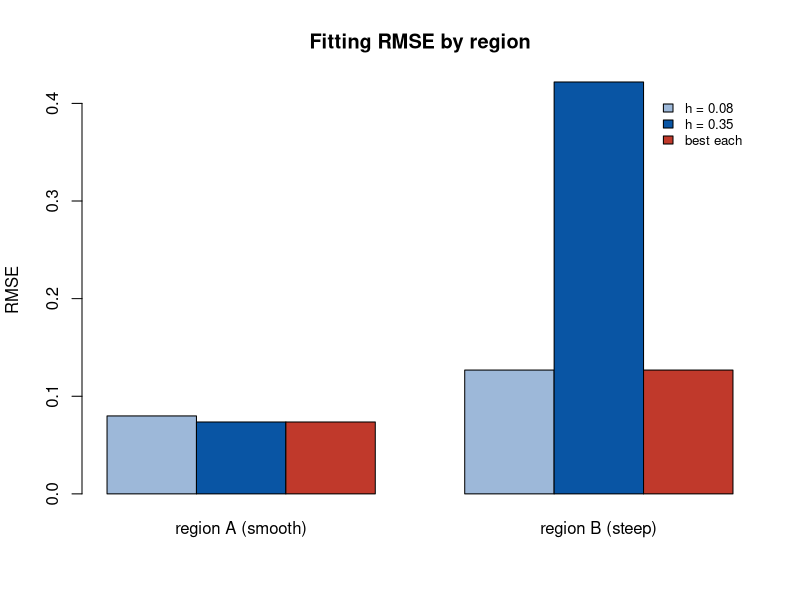

Source code (R):
## ---- chunk 1
set.seed(2026)
nA <- 100; nB <- 100
uA <- runif(nA); uB <- runif(nB)
xA <- rnorm(nA); xB <- rnorm(nB)
bA <- 1 + 0.5 * uA; bB <- 1 + 4 * uB
yA <- bA * xA + rnorm(nA, sd = 0.3); yB <- bB * xB + rnorm(nB, sd = 0.3)

gauss_w <- function(d, h) exp(-(d / h)^2)
local_fit <- function(u, x, y, u0, h) {
  w <- gauss_w(abs(u - u0), h)
  sum(w * x * y) / sum(w * x^2)
}
grid <- seq(0, 1, length.out = 40)
rmse_h <- function(h) {
  predA <- sapply(grid, function(u0) local_fit(uA, xA, yA, u0, h))
  predB <- sapply(grid, function(u0) local_fit(uB, xB, yB, u0, h))
  c(A = sqrt(mean((predA - (1 + 0.5 * grid))^2)),
    B = sqrt(mean((predB - (1 + 4 * grid))^2)))
}
h_small <- rmse_h(0.08); h_large <- rmse_h(0.35)
h_bestA <- rmse_h(0.35)["A"]; h_bestB <- rmse_h(0.08)["B"]   # 各自最优
tab <- rbind(small_h = h_small, large_h = h_large,
             best_each = c(h_bestA, h_bestB))
colnames(tab) <- c("region A (smooth)", "region B (steep)")
round(tab, 3)
## ---- chunk 2
barplot(tab, beside = TRUE, col = c("#9db8d9", "#0955a4", "#c0392b"),
        main = "Fitting RMSE by region", ylab = "RMSE",
        legend.text = c("h = 0.08", "h = 0.35", "best each"),
        args.legend = list(bty = "n", cex = 0.8))
